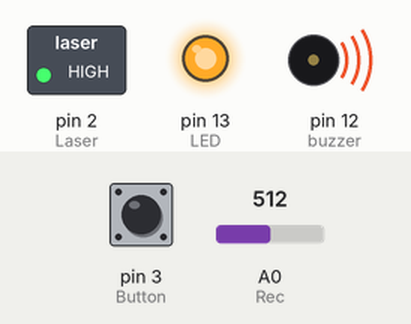
Bench run of a sketch on a simulated Arduino Uno, built with avr-gcc and run on an emulated ATmega328P. On the bench: switched loads named in the sketch (green lamp = pin HIGH), output pins drawn as LEDs (lit = HIGH), buzzer (waves = sounding). Inputs (shaded band) come from the test bench; at power-on: A0 (Rec) = 512, pin 3 (Button) LOW.

Above: at 3.2 s.
3.3 s: A0 (Rec) set to 686
4.8 s: A0 (Rec) set to 710
At 6.0 s:
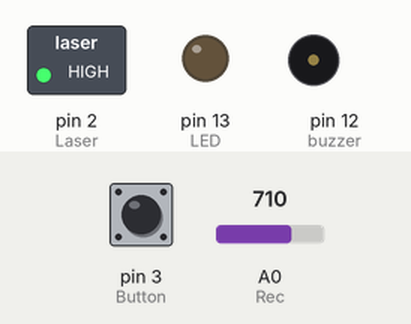
6.3 s: A0 (Rec) set to 690
At 6.8 s:
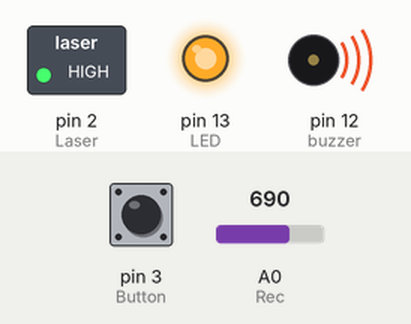
7.8 s: A0 (Rec) set to 716
At 8.2 s:
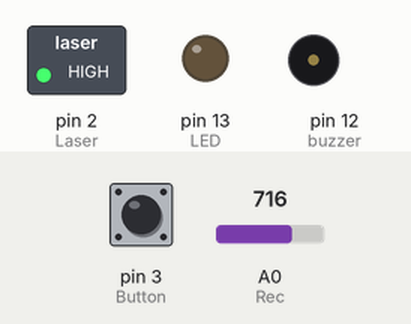
Timing chart, 0 to 10.3 s (numbered marks = the images above; inputs shaded):
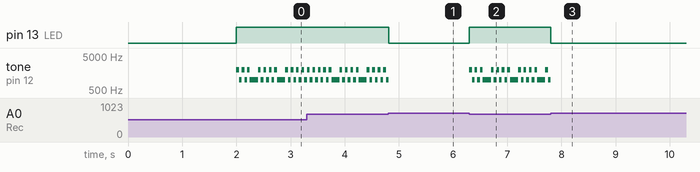

The sketch:

laser_tripwire_part_1.ino
```cpp
/* This code is for a LASER Tripwire Alarm based on a light sensor, LASER module and a push button
 * The LASER is constantly sending beams to the sensor, when someone passes the light is not detected
 * and the alarm goes off, and will not stop until you press the button
 * Refer to www.surtrtech.com for more details
 */

#define Rec 0      //Light sensor output
#define Laser 2    //Laser module
#define Button 3   //Push button input
#define LED 13
#define buzzer 12

bool detection;

void setup() {
  pinMode(buzzer,OUTPUT);
  pinMode(Laser, OUTPUT);
  pinMode(LED,OUTPUT);
  digitalWrite(Laser, HIGH); //Turning on the laser
  delay(2000);
}

void loop() {


 short Detect = analogRead(Rec);            //Constanly reading the module value
 bool  Button_state = digitalRead(Button);  //And the button value (1-0)

 Serial.println(analogRead(Rec));
 if(Detect < 700)              //The Max value is 760, if someone passes it goes below that (every value lower than 700 can do the work)
  {  detection = true; //The detection is triggered
    digitalWrite(LED,HIGH);
   tone(buzzer,2000);
   delay(50);
   tone(buzzer,1000);
   delay(50);
  }
 else {detection = false;
 digitalWrite(LED,LOW);
 noTone(buzzer);
 }


}
```

Measured:
- the behaviour switches between 699 and 700 on A0 (Rec) (found by bisection; images 0 and 1)
- after the input at 4.8 s, pin 13 (LED): HIGH → LOW at once
- after the input at 6.3 s, pin 13 (LED): LOW → HIGH at once; tone on pin 12 (buzzer): silent → 2000 Hz at once, then repeats every 0.50 s: 2 × (1000 Hz 0.05 s, 2000 Hz 0.05 s), 1000 Hz 0.15 s, 2000 Hz 0.05 s, 1000 Hz 0.05 s, 2000 Hz 0.05 s
- after the input at 7.8 s, pin 13 (LED): HIGH → LOW at once
